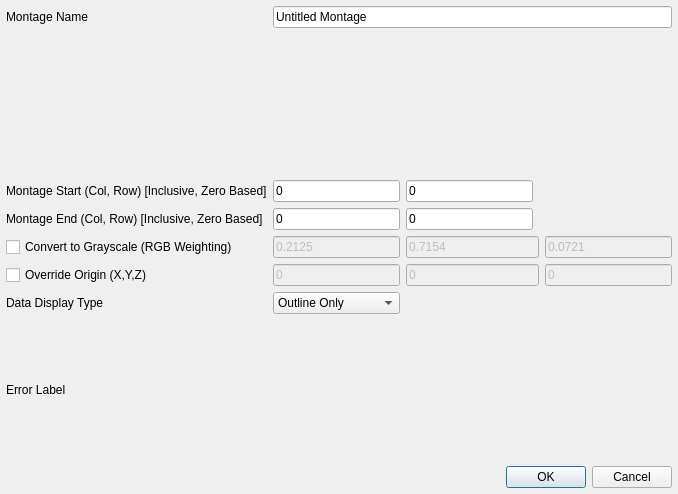
<?xml version="1.0" encoding="UTF-8"?>
<ui version="4.0">
 <class>ImportZeissZenMontageDialog</class>
 <widget class="QDialog" name="ImportZeissZenMontageDialog">
  <property name="geometry">
   <rect>
    <x>0</x>
    <y>0</y>
    <width>678</width>
    <height>494</height>
   </rect>
  </property>
  <property name="windowTitle">
   <string>Import Zeiss Zen Montage</string>
  </property>
  <layout class="QGridLayout" name="gridLayout">
   <property name="leftMargin">
    <number>6</number>
   </property>
   <property name="topMargin">
    <number>6</number>
   </property>
   <property name="rightMargin">
    <number>6</number>
   </property>
   <property name="bottomMargin">
    <number>6</number>
   </property>
   <item row="2" column="2">
    <widget class="QLineEdit" name="montageStartY">
     <property name="text">
      <string>0</string>
     </property>
    </widget>
   </item>
   <item row="2" column="0">
    <widget class="QLabel" name="label">
     <property name="text">
      <string>Montage Start (Col, Row) [Inclusive, Zero Based]</string>
     </property>
    </widget>
   </item>
   <item row="4" column="0">
    <widget class="QCheckBox" name="convertGrayscaleCB">
     <property name="text">
      <string>Convert to Grayscale (RGB Weighting)</string>
     </property>
    </widget>
   </item>
   <item row="6" column="0">
    <widget class="QLabel" name="label_7">
     <property name="text">
      <string>Data Display Type</string>
     </property>
    </widget>
   </item>
   <item row="0" column="0">
    <widget class="QLabel" name="label_17">
     <property name="text">
      <string>Montage Name</string>
     </property>
    </widget>
   </item>
   <item row="4" column="2" colspan="2">
    <widget class="QLineEdit" name="colorWeightingG">
     <property name="enabled">
      <bool>false</bool>
     </property>
     <property name="minimumSize">
      <size>
       <width>56</width>
       <height>21</height>
      </size>
     </property>
     <property name="text">
      <string>0.7154</string>
     </property>
    </widget>
   </item>
   <item row="3" column="1">
    <widget class="QLineEdit" name="montageEndX">
     <property name="text">
      <string>0</string>
     </property>
    </widget>
   </item>
   <item row="3" column="0">
    <widget class="QLabel" name="label_2">
     <property name="text">
      <string>Montage End (Col, Row) [Inclusive, Zero Based]</string>
     </property>
    </widget>
   </item>
   <item row="0" column="1" colspan="4">
    <widget class="QLineEdit" name="montageNameLE">
     <property name="text">
      <string>Untitled Montage</string>
     </property>
    </widget>
   </item>
   <item row="5" column="4">
    <widget class="QLineEdit" name="originZ">
     <property name="enabled">
      <bool>false</bool>
     </property>
     <property name="minimumSize">
      <size>
       <width>56</width>
       <height>21</height>
      </size>
     </property>
     <property name="text">
      <string>0</string>
     </property>
    </widget>
   </item>
   <item row="2" column="1">
    <widget class="QLineEdit" name="montageStartX">
     <property name="text">
      <string>0</string>
     </property>
    </widget>
   </item>
   <item row="5" column="2" colspan="2">
    <widget class="QLineEdit" name="originY">
     <property name="enabled">
      <bool>false</bool>
     </property>
     <property name="minimumSize">
      <size>
       <width>56</width>
       <height>21</height>
      </size>
     </property>
     <property name="text">
      <string>0</string>
     </property>
    </widget>
   </item>
   <item row="6" column="1">
    <widget class="QComboBox" name="dataDisplayTypeCB">
     <item>
      <property name="text">
       <string>Outline Only</string>
      </property>
     </item>
     <item>
      <property name="text">
       <string>Individual Tiles</string>
      </property>
     </item>
     <item>
      <property name="text">
       <string>Stitched Montage</string>
      </property>
     </item>
    </widget>
   </item>
   <item row="3" column="2">
    <widget class="QLineEdit" name="montageEndY">
     <property name="text">
      <string>0</string>
     </property>
    </widget>
   </item>
   <item row="8" column="0" colspan="5">
    <widget class="QDialogButtonBox" name="buttonBox">
     <property name="orientation">
      <enum>Qt::Horizontal</enum>
     </property>
     <property name="standardButtons">
      <set>QDialogButtonBox::Cancel|QDialogButtonBox::Ok</set>
     </property>
    </widget>
   </item>
   <item row="5" column="1">
    <widget class="QLineEdit" name="originX">
     <property name="enabled">
      <bool>false</bool>
     </property>
     <property name="minimumSize">
      <size>
       <width>56</width>
       <height>21</height>
      </size>
     </property>
     <property name="text">
      <string>0</string>
     </property>
    </widget>
   </item>
   <item row="4" column="4">
    <widget class="QLineEdit" name="colorWeightingB">
     <property name="enabled">
      <bool>false</bool>
     </property>
     <property name="minimumSize">
      <size>
       <width>56</width>
       <height>21</height>
      </size>
     </property>
     <property name="text">
      <string>0.0721</string>
     </property>
    </widget>
   </item>
   <item row="1" column="0" colspan="5">
    <widget class="ZeissZenListWidget" name="zeissListWidget" native="true"/>
   </item>
   <item row="5" column="0">
    <widget class="QCheckBox" name="changeOriginCB">
     <property name="text">
      <string>Override Origin (X,Y,Z)</string>
     </property>
    </widget>
   </item>
   <item row="4" column="1">
    <widget class="QLineEdit" name="colorWeightingR">
     <property name="enabled">
      <bool>false</bool>
     </property>
     <property name="minimumSize">
      <size>
       <width>56</width>
       <height>21</height>
      </size>
     </property>
     <property name="text">
      <string>0.2125</string>
     </property>
    </widget>
   </item>
   <item row="7" column="0" colspan="5">
    <widget class="QLabel" name="errLabel">
     <property name="text">
      <string>Error Label</string>
     </property>
    </widget>
   </item>
  </layout>
 </widget>
 <customwidgets>
  <customwidget>
   <class>ZeissZenListWidget</class>
   <extends>QWidget</extends>
   <header>ZeissZenListWidget.h</header>
   <container>1</container>
  </customwidget>
 </customwidgets>
 <resources/>
 <connections>
  <connection>
   <sender>buttonBox</sender>
   <signal>accepted()</signal>
   <receiver>ImportZeissZenMontageDialog</receiver>
   <slot>accept()</slot>
   <hints>
    <hint type="sourcelabel">
     <x>248</x>
     <y>254</y>
    </hint>
    <hint type="destinationlabel">
     <x>157</x>
     <y>274</y>
    </hint>
   </hints>
  </connection>
  <connection>
   <sender>buttonBox</sender>
   <signal>rejected()</signal>
   <receiver>ImportZeissZenMontageDialog</receiver>
   <slot>reject()</slot>
   <hints>
    <hint type="sourcelabel">
     <x>316</x>
     <y>260</y>
    </hint>
    <hint type="destinationlabel">
     <x>286</x>
     <y>274</y>
    </hint>
   </hints>
  </connection>
 </connections>
</ui>
